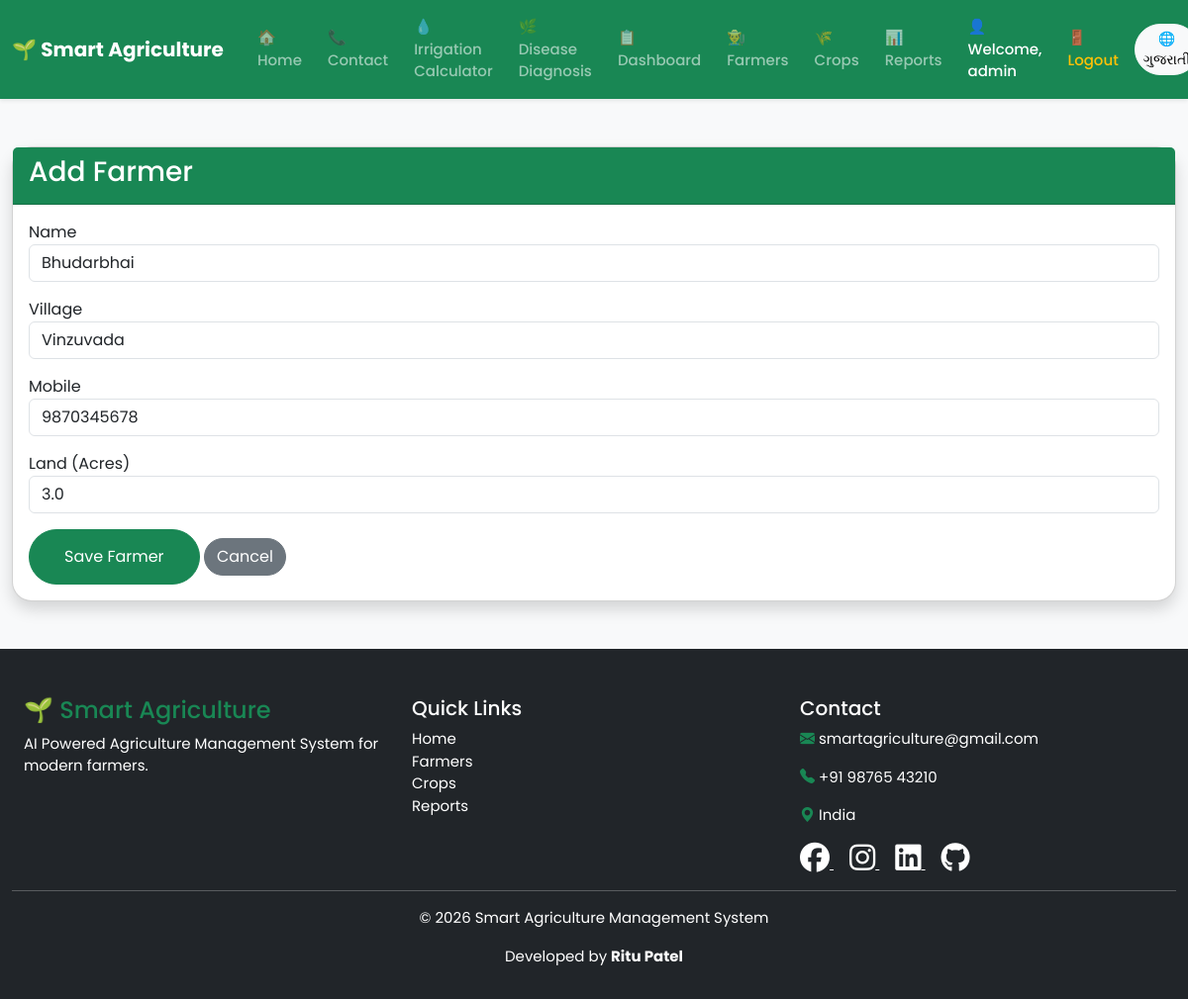
The page /edit_farmer/3 (signed in) on the database its author committed.
### models.py (models this page shows, shortened)
class Farmer(db.Model):
    __tablename__ = "farmers"
    id = db.Column(db.Integer, primary_key=True)
    name = db.Column(db.String(100), nullable=False)
    village = db.Column(db.String(100), nullable=False)
    mobile = db.Column(db.String(15), nullable=False)
    land = db.Column(db.Float, nullable=False)
    crops = db.relationship(
        "Crop",
        backref="farmer",
        lazy=True
    )

### app.py (the view, shortened to what this page needs)
@app.route("/edit_farmer/<int:id>", methods=["GET", "POST"])
@login_required
def edit_farmer(id):
    farmer = Farmer.query.get_or_404(id)
    return render_template(
        "add_farmer.html",
        farmer=farmer
    )

### app.py (called while the page is built)
def login_required(f):
    @wraps(f)
    def decorated_function(*args, **kwargs):
        if "admin" not in session:
            return redirect(url_for("login"))
        return f(*args, **kwargs)
    return decorated_function

### templates/add_farmer.html (shortened to what this page needs)
{% extends 'base.html' %}
{% block content %}
<div class="container mt-5">
    <div class="card shadow">
        <div class="card-header bg-success text-white">
            <h3>
                <span class="lang-en">Add Farmer</span>
            </h3>
        </div>
        <div class="card-body">
            <form method="POST">
                <div class="mb-3">
                    <label>
                        <span class="lang-en">Name</span>
                    </label>
                    <input
                        type="text"
                        name="name"
                        class="form-control"
                        value="{{ farmer.name if farmer else '' }}"
                        required>
                </div>
                <div class="mb-3">
                    <label>
                        <span class="lang-en">Village</span>
                    </label>
                    <input
                        type="text"
                        name="village"
                        class="form-control"
                        value="{{ farmer.village if farmer else '' }}"
                        required>
                </div>
                <div class="mb-3">
                    <label>
                        <span class="lang-en">Mobile</span>
                    </label>
                    <input
                        type="text"
                        name="mobile"
                        class="form-control"
                        value="{{ farmer.mobile if farmer else '' }}"
                        required>
                </div>
                <div class="mb-3">
                    <label>
                        <span class="lang-en">Land (Acres)</span>
                    </label>
                    <input
                        type="number"
                        step="0.01"
                        name="land"
                        class="form-control"
                        value="{{ farmer.land if farmer else '' }}"
                        required>
                </div>
                <button class="btn btn-success">
                    <span class="lang-en">Save Farmer</span>
                </button>
                <a href="{{ url_for('farmers') }}"
                   class="btn btn-secondary">
                    <span class="lang-en">Cancel</span>
                </a>
            </form>
        </div>
    </div>
</div>
{% endblock %}

### static/css/style.css (style rules this page uses)
html, body { overflow-x: hidden; width: 100%; }
.container, .container-fluid, .row { max-width: 100%; }
.btn { border-radius:30px; }
.card { border-radius:20px; }
body { font-family:'Poppins',sans-serif; background:#f8f9fa; }
.btn-success { padding:15px 35px; border-radius:50px; }
.card-body { display: flex; flex-direction: column; }
.card-body .btn { margin-top: auto; }

### rows shown on the page
Farmer: name "Bhudarbhai", village "Vinzuvada", mobile "9870345678", land "3.0"

### other values the page prints
{{ session['admin'] }} "admin"
